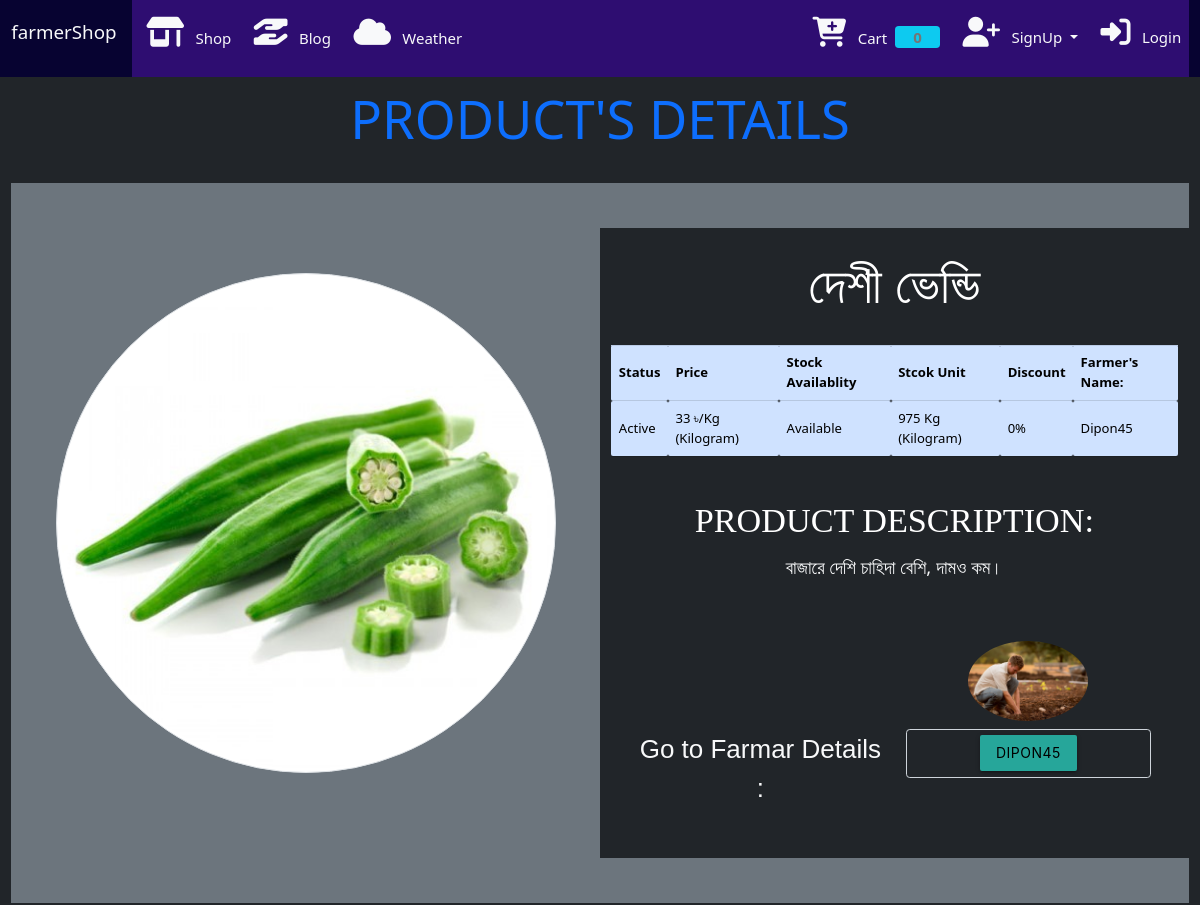
Before: /viewPro/18 (upper part) with the older database file.
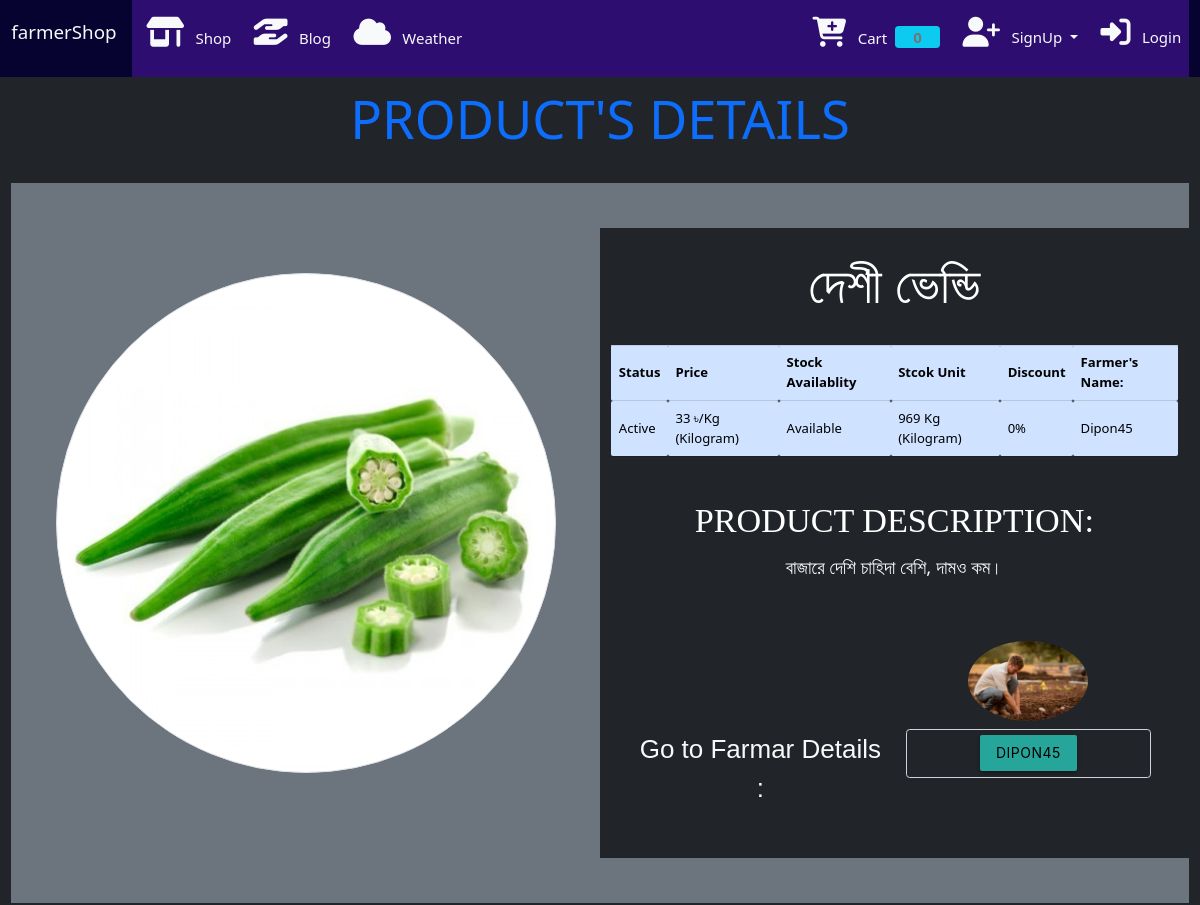
After: the same page with the newer database file.
### Store/models/products.py (models this page shows, shortened)
class Product(models.Model):
    name = models.CharField(max_length=50)
    category = models.ForeignKey(Category, on_delete=models.CASCADE,  default=1)
    unit= models.ForeignKey(Unit_Type, on_delete=models.CASCADE,  default='kg')
    Unit_price = models.IntegerField(default=0)
    quantity = models.IntegerField(default=0)
    description = models.CharField(max_length=200, default='', null=True, blank=True)
    image = models.ImageField(upload_to = 'upload/productsImg/')
    krishok = models.ForeignKey(User, limit_choices_to= { 'groups__name': 'Farmer'}, on_delete=models.CASCADE, default=1)

### Store/models/unit_type.py (models this page shows)
class Unit_Type(models.Model):
    unit_name = models.CharField(max_length=50)
    def __str__(self):
        return self.unit_name

### Store/models/userprofile.py (models this page shows, shortened)
class UserProfile(models.Model):
    user = models.OneToOneField(User, on_delete=models.CASCADE, null=True)
    address = models.TextField(max_length=300, blank=True, default='')
    national_id_no = models.CharField(max_length=50)
    phone = models.CharField(max_length=20)
    image = models.FileField(default = 'upload/pkrishokImage/blank.png', upload_to = 'upload/pkrishokImage/', blank=True)
    national_id = models.FileField(default= 'upload/IDImage/blank.png',upload_to = 'upload/IDImage/', blank=True)

### Store/views.py (the view)
# urls.py: path('viewPro/<int:pk>', ViewProduct.as_view(), name='productDetails'),
class ViewProduct(DetailView):
    queryset = Product.objects.all()
    products = Product.get_all_products()
    template_name = 'store/pro_details.html'

### Store/templatetags/custom_filter.py (called while the page is built)
@register.filter(name="currency")
def currency(price):
    return str(price)+" ৳"

@register.filter(name="available")
def available(number):
    if number == 1:
        return ' Only "1" product is available on stock'
    elif number==2:
        return ' Only "2" are available on stock'
    elif number == 3:
        return 'Only "3" products are available on stock'
    elif number > 3:
        return "Available"
    else:
        return 'Not Available'

### Store/templates/store/pro_details.html (shortened to what this page needs)
{% extends 'store/base.html' %}
{% block content %}
{% load cart %}
{% load custom_filter %}
    <div class="container-fluid bg-dark text-center line-height-3 m-0">
        <div class="row  ">
            <div class="col-lg-12 col-sm-12 ">
                <h4 class="display-4  text-center text-primary text-uppercase">Product's Details</h4>
            </div>
        </div>
        <div class="row bg-secondary py-5 mt-0">
            <div class="col-lg-6 col-sm-12 ">
                <img class="  d-block mx-auto img-thumbnail my-4 my-lg-5 rounded-circle img-fluid" src="{{object.image.url}}" alt="Image" height="400px" width="500px">
            </div>
            <div class=" col-sm-12 col-lg-6 text-center bg-dark">
                <p class="display-4 text-white mt-4">{{object.name}}</p>
                <hr>
                <table class=" small table table-bordered table-hover mt-3 text-center table-primary p-3">
                    <thead>
                        <tr>
                            <th>Status</th>
                            <th>Price</th>
                            <th>Stock Availablity</th>
                            <th>Stcok Unit</th>
                            <th>Discount</th>
                            <th>Farmer's Name:</th>
                        </tr>
                    </thead>
                    <tbody>
                        <tr>
                            <td>Active</td>
                            <td>{{object.Unit_price|currency}}/{{object.unit}}</td>
                            <td>{{object.quantity|available}}</td>
                            <td>{{object.quantity}} {{object.unit}}</td>
                            <td>0%</td>
                            <td>{{object.krishok.username}}</td>
                        </tr>
                    </tbody>
                </table>
               <h4 class=" mt-5  text-white text-uppercase" style="font-family:  Montserrat;">Product Description:</h4>
               <p class="lead mt-2 text-light">{{object.description}}</p>
               <div class="row mt-5 text-light p-3">
                <div class="col-lg-6">
                    <p class=" text-light  text-left" style="font-size: 26px; margin-top: 89px; font-family:  Arial, Helvetica, sans-serif; font-weight: 200;"> Go to Farmar Details :  </p>
                </div>
                <div class="col-lg-6">
                    <img src="{{object.krishok.userprofile.image.url}}" alt="picture" style="max-height:80px; max-width:50%; " class="rounded-circle img-fluid  ">
                    <form action="" method="POST" class="form-control bg-dark mt-2">
                            <button type="submit" class="btn btn-outline-success ">
                                <a href="{% url 'farmerDetails' object.krishok.id %}" style="color: black;">{{object.krishok.username}}</a>
                            </button>
                    </form>
                </div>
               </div>
            </div>
        </div>
    </div>
{% endblock %}

Changed rows visible on the page:
changed Product "বাজারে দেশি চাহিদা বেশি, দামও কম।": quantity "975" → "969"
